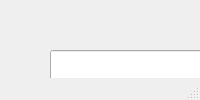
<?xml version="1.0" encoding="UTF-8"?>
<ui version="4.0">
 <class>MainWindow</class>
 <widget class="QMainWindow" name="MainWindow">
  <property name="enabled">
   <bool>true</bool>
  </property>
  <property name="windowTitle">
   <string>MainWindow</string>
  </property>
  <widget class="QWidget" name="centralwidget">
   <widget class="QLineEdit" name="lineEdit">
    <property name="geometry">
     <rect>
      <x>50</x>
      <y>50</y>
      <width>491</width>
      <height>31</height>
     </rect>
    </property>
   </widget>
   <widget class="QPushButton" name="BTN">
    <property name="geometry">
     <rect>
      <x>600</x>
      <y>50</y>
      <width>101</width>
      <height>31</height>
     </rect>
    </property>
    <property name="text">
     <string>Push Button</string>
    </property>
   </widget>
   <widget class="QTextEdit" name="result">
    <property name="enabled">
     <bool>true</bool>
    </property>
    <property name="geometry">
     <rect>
      <x>50</x>
      <y>130</y>
      <width>671</width>
      <height>321</height>
     </rect>
    </property>
   </widget>
  </widget>
  <widget class="QMenuBar" name="menubar">
   <property name="geometry">
    <rect>
     <x>0</x>
     <y>0</y>
     <width>775</width>
     <height>21</height>
    </rect>
   </property>
  </widget>
  <widget class="QStatusBar" name="statusbar"/>
 </widget>
 <resources/>
 <connections/>
</ui>
